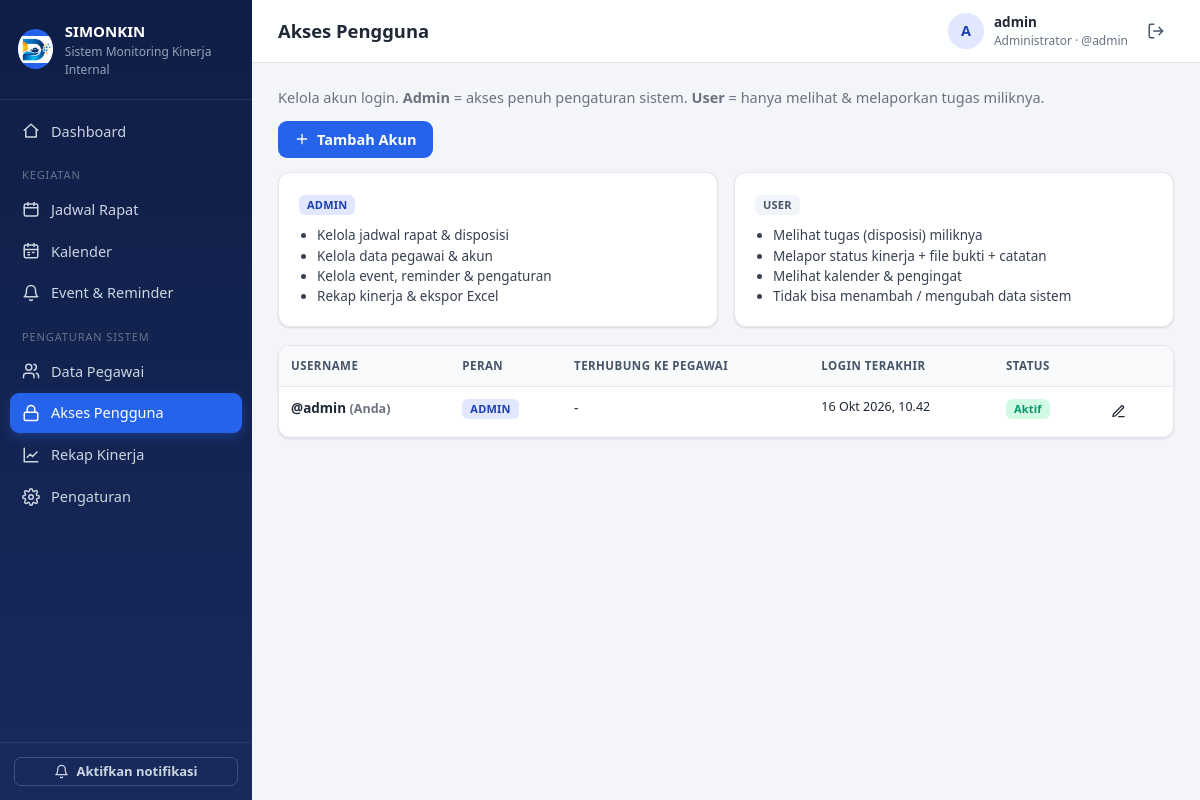
Before: /pengguna (signed in) with the older database file.
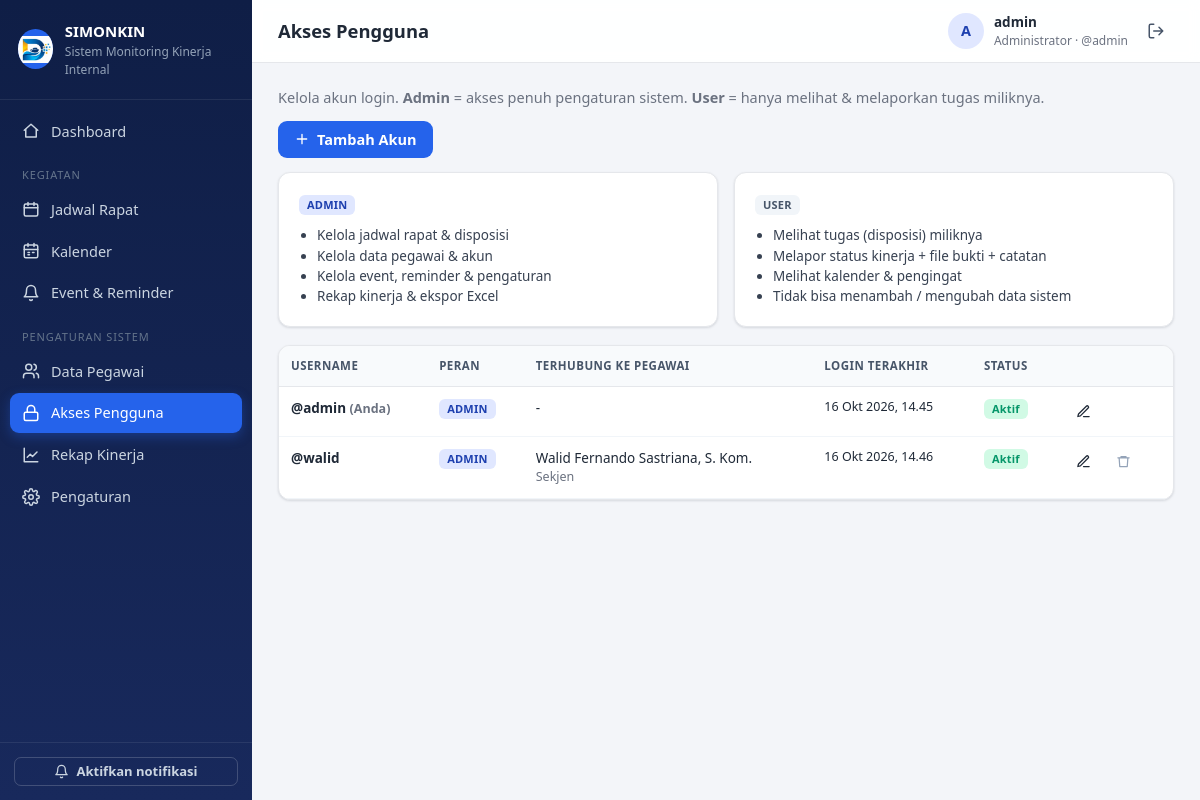
After: the same page with the newer database file.
### tables this page shows
CREATE TABLE users (
    id INTEGER PRIMARY KEY AUTOINCREMENT,
    username TEXT UNIQUE NOT NULL,
    password_hash TEXT NOT NULL,
    role TEXT NOT NULL CHECK (role IN ('admin','user')),
    pegawai_id INTEGER REFERENCES pegawai(id) ON DELETE SET NULL,
    aktif INTEGER NOT NULL DEFAULT 1,
    last_login TEXT, created_at TEXT
);

CREATE TABLE pegawai (
    id INTEGER PRIMARY KEY AUTOINCREMENT,
    nip TEXT, nama TEXT NOT NULL, jabatan TEXT, unit TEXT,
    no_hp TEXT, email TEXT,
    aktif INTEGER NOT NULL DEFAULT 1,
    created_at TEXT
);

### app.py (the view)
@app.route("/pengguna")
@admin_required
def pengguna_list():
    rows = query("""SELECT u.*, p.nama AS pegawai_nama, p.jabatan FROM users u
                    LEFT JOIN pegawai p ON p.id=u.pegawai_id ORDER BY u.role, u.username""")
    return render_template("pengguna_list.html", rows=rows)

### app.py (called while the page is built)
def get_db():
    if "db" not in g:
        g.db = sqlite3.connect(DB_PATH)
        g.db.row_factory = sqlite3.Row
        g.db.execute("PRAGMA foreign_keys = ON")
    return g.db

def query(sql, args=(), one=False):
    cur = get_db().execute(sql, args)
    rows = cur.fetchall()
    cur.close()
    return (rows[0] if rows else None) if one else rows

def now_str():
    return datetime.now().strftime(FMT)

def parse_dt(value):
    if not value:
        return None
    for fmt in (FMT, "%Y-%m-%d %H:%M", "%Y-%m-%d"):
        try:
            return datetime.strptime(value[:16] if "T" in value or " " in value else value[:10], fmt)
        except (ValueError, TypeError):
            continue
    return None

def csrf_token():
    if "_csrf" not in session:
        session["_csrf"] = secrets.token_hex(16)
    return session["_csrf"]

def is_admin():
    return bool(g.user and g.user["role"] == "admin")

def admin_required(f):
    @wraps(f)
    def wrapper(*a, **kw):
        if not g.user:
            return redirect(url_for("login", next=request.full_path))
        if g.user["role"] != "admin":
            abort(403)
        return f(*a, **kw)
    return wrapper

### monitoring-kinerja/templates/pengguna_list.html (shortened to what this page needs)
{% extends 'base.html' %}
{% from '_macros.html' import delete_btn %}
{% block heading %}Akses Pengguna{% endblock %}
{% block content %}
<div class="toolbar">
  <p class="muted m0">Kelola akun login. <b>Admin</b> = akses penuh pengaturan sistem. <b>User</b> = hanya melihat & melaporkan tugas miliknya.</p>
  <a href="{{ url_for('pengguna_baru') }}" class="btn btn-primary">{{ icon('plus',16) }} Tambah Akun</a>
</div>
<div class="role-info">
  <div class="card role-card"><span class="badge b-blue">ADMIN</span>
    <ul><li>Kelola jadwal rapat & disposisi</li><li>Kelola data pegawai & akun</li><li>Kelola event, reminder & pengaturan</li><li>Rekap kinerja & ekspor Excel</li></ul></div>
  <div class="card role-card"><span class="badge b-gray">USER</span>
    <ul><li>Melihat tugas (disposisi) miliknya</li><li>Melapor status kinerja + file bukti + catatan</li><li>Melihat kalender & pengingat</li><li>Tidak bisa menambah / mengubah data sistem</li></ul></div>
</div>
<div class="card p0"><div class="table-wrap">
<table class="table">
  <thead><tr><th>Username</th><th>Peran</th><th>Terhubung ke Pegawai</th><th>Login terakhir</th><th>Status</th><th></th></tr></thead>
  <tbody>
  {% for u in rows %}
  <tr class="{{ 'row-past' if not u.aktif }}">
    <td class="strong">@{{ u.username }}{% if u.id == current_user.id %} <span class="muted small">(Anda)</span>{% endif %}</td>
    <td>{% if u.role=='admin' %}<span class="badge b-blue">ADMIN</span>{% else %}<span class="badge b-gray">USER</span>{% endif %}</td>
    <td>{{ u.pegawai_nama or '-' }}{% if u.jabatan %}<div class="small muted">{{ u.jabatan }}</div>{% endif %}</td>
    <td class="small">{{ u.last_login|tgljam if u.last_login else 'Belum pernah' }}</td>
    <td>{% if u.aktif %}<span class="badge b-green">Aktif</span>{% else %}<span class="badge b-gray">Nonaktif</span>{% endif %}</td>
    <td class="nowrap">
      <a href="{{ url_for('pengguna_edit', uid=u.id) }}" class="btn btn-sm btn-ghost" title="Edit / reset password">{{ icon('edit',15) }}</a>
      {% if u.id != current_user.id %}{{ delete_btn(url_for('pengguna_hapus', uid=u.id), msg='Hapus akun @' ~ u.username ~ '?') }}{% endif %}
    </td>
  </tr>
  {% endfor %}
  </tbody>
</table></div></div>
{% endblock %}

### monitoring-kinerja/templates/base.html (shortened to what this page needs)
<!doctype html>
<html lang="id">
  <head>
    <link
      rel="stylesheet"
      href="{{ url_for('static', filename='style.css') }}"
    />
  </head>
  <body>
    {% set ep = request.endpoint or '' %}
    <div class="layout">
      <aside class="sidebar" id="sidebar">
        <div class="brand">
          <div class="logo">
            <img
              src="{{ url_for('static', filename='img/image.png') }}"
              alt="Logo"
              style="width: 100%; height: 100%; object-fit: contain"
            />
          </div>
          <div>
            <div class="brand-title">{{ settings.nama_aplikasi }}</div>
            <div class="brand-sub">{{ settings.nama_instansi }}</div>
          </div>
        </div>
        <nav class="nav">
          <a
            href="{{ url_for('dashboard') }}"
            class="{{ 'active' if ep=='dashboard' }}"
            >{{ icon('home') }} Dashboard</a
          >
          {% if is_admin %}
          <div class="nav-label">Kegiatan</div>
          <a
            href="{{ url_for('rapat_list') }}"
            class="{{ 'active' if ep.startswith('rapat') }}"
            >{{ icon('rapat') }} Jadwal Rapat</a
          >
          {% endif %}
          <a
            href="{{ url_for('kalender') }}"
            class="{{ 'active' if ep=='kalender' }}"
            >{{ icon('kalender') }} Kalender</a
          >
          <a
            href="{{ url_for('event_list') }}"
            class="{{ 'active' if ep.startswith('event') }}"
            >{{ icon('bell') }} {{ 'Event & Reminder' if is_admin else
            'Pengingat & Event' }}</a
          >
          {% if is_admin %}
          <div class="nav-label">Pengaturan Sistem</div>
          <a
            href="{{ url_for('pegawai_list') }}"
            class="{{ 'active' if ep.startswith('pegawai') }}"
            >{{ icon('pegawai') }} Data Pegawai</a
          >
          <a
            href="{{ url_for('pengguna_list') }}"
            class="{{ 'active' if ep.startswith('pengguna') }}"
            >{{ icon('kunci') }} Akses Pengguna</a
          >
          <a
            href="{{ url_for('rekap') }}"
            class="{{ 'active' if ep.startswith('rekap') }}"
            >{{ icon('chart') }} Rekap Kinerja</a
          >
          <a
            href="{{ url_for('pengaturan') }}"
            class="{{ 'active' if ep=='pengaturan' }}"
            >{{ icon('gear') }} Pengaturan</a
          >
          {% endif %}
        </nav>
        <div class="sidebar-foot">
          <button
            type="button"
            class="btn btn-sm btn-outline-light w100"
            id="btnNotif"
          >
            {{ icon('bell',15) }} Aktifkan notifikasi
          </button>
        </div>
      </aside>
      <main class="main">
        <header class="topbar">
          <h1 class="page-title">{% block heading %}{% endblock %}</h1>
          <div class="user-box">
            <div class="avatar">
              {{ (current_user.pegawai_nama or current_user.username)[:1]|upper
              }}
            </div>
            <div class="user-meta">
              <div class="user-name">
                {{ current_user.pegawai_nama or current_user.username }}
              </div>
              <div class="user-role">
                {{ 'Administrator' if is_admin else 'Pengguna' }} · @{{
                current_user.username }}
              </div>
            </div>
            <form method="post" action="{{ url_for('logout') }}" class="inline">
              <button class="icon-btn" title="Keluar">
                {{ icon('logout') }}
              </button>
            </form>
          </div>
        </header>
        <div class="content">
           {% block content %}{% endblock %}
        </div>
      </main>
    </div>
  </body>
</html>

### monitoring-kinerja/templates/_macros.html (shortened to what this page needs)
{% macro delete_btn(action, label='Hapus', msg='Yakin ingin menghapus data ini?') -%}
<form method="post" action="{{ action }}" class="inline" data-confirm="{{ msg }}">
  <button class="btn btn-sm btn-ghost-danger" title="{{ label }}">{{ icon('trash',15) }}</button>
</form>
{%- endmacro %}

Changed rows visible on the page:
changed users "admin": last_login|tgljam "16 Okt 2026, 10.42" → "16 Okt 2026, 14.45"
added users: username "walid", role "ADMIN", nama "Walid Fernando Sastriana, S. Kom.", jabatan "Sekjen", last_login|tgljam "16 Okt 2026, 14.46", aktif "Aktif"
